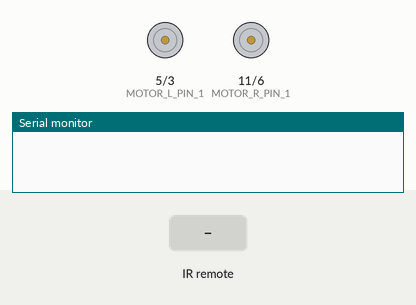
Recording of a sketch running on a simulated Arduino Nano, built with avr-gcc and run on an emulated ATmega328P. Shown: motor-driver pin pairs drawn as motors (green arrow = first pin HIGH = forward, orange = second pin HIGH = backward, longer = more drive), the last lines printed to the serial monitor. The test bench sets the inputs (shaded band).

Above: at 1.2 s.
1.3 s: infrared code 0x46 received
At 2.4 s:
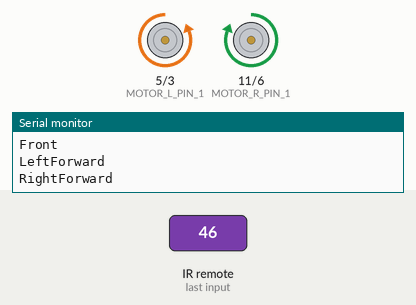
2.8 s: infrared code 0x15 received
At 3.6 s:
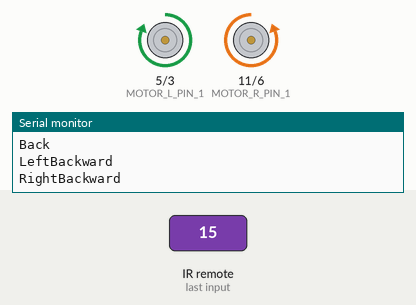
4.3 s: infrared code 0x44 received
At 4.7 s:
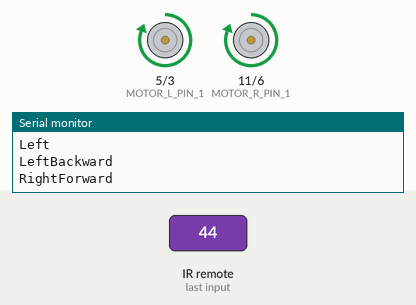
6.3 s: infrared code 0x43 received
At 6.7 s:
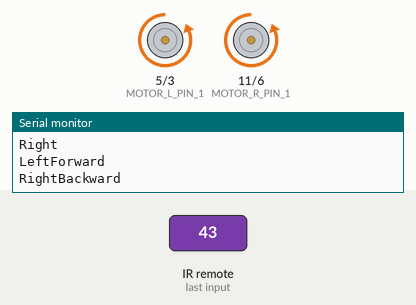
Timing chart, 0 to 9.3 s (numbered marks = the images above; inputs shaded):
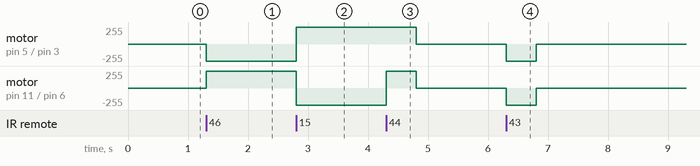

Measured:
- after the input at 1.3 s, motor on pin 5 (MOTOR_L_PIN_1) / pin 3 (MOTOR_L_PIN_2): stopped → backward 255/255 at once; motor on pin 11 (MOTOR_R_PIN_1) / pin 6 (MOTOR_R_PIN_2): stopped → forward 255/255 at once
- after the input at 2.8 s, motor on pin 5 (MOTOR_L_PIN_1) / pin 3 (MOTOR_L_PIN_2): backward 255/255 → forward 255/255 at once; motor on pin 11 (MOTOR_R_PIN_1) / pin 6 (MOTOR_R_PIN_2): forward 255/255 → backward 255/255 at once
- after the input at 4.3 s, motor on pin 5 (MOTOR_L_PIN_1) / pin 3 (MOTOR_L_PIN_2): forward 255/255 → stopped after 0.50 s; motor on pin 11 (MOTOR_R_PIN_1) / pin 6 (MOTOR_R_PIN_2): backward 255/255 → forward 255/255 at once, → stopped 0.50 s later
- after the input at 6.3 s, motor on pin 5 (MOTOR_L_PIN_1) / pin 3 (MOTOR_L_PIN_2), motor on pin 11 (MOTOR_R_PIN_1) / pin 6 (MOTOR_R_PIN_2): stopped → backward 255/255 at once, → stopped 0.50 s later

The sketch:

gcar_Remote.ino
```cpp
//Botdulars-V3 G2R-NANO-BOT Kit//
//G2R NANO BOT - Remote Car Program //

#include <IRremote.h>

const int MOTOR_R_PIN_1 = 11;     // the number of the pushbutton pin
const int MOTOR_R_PIN_2 = 6;     // the number of the pushbutton pin

const int MOTOR_L_PIN_1 = 5;     // the number of the pushbutton pin
const int MOTOR_L_PIN_2 = 3;     // the number of the pushbutton pin

#define IR_RECEIVE_PIN  2

void AllSet(int level)
{
	digitalWrite(MOTOR_R_PIN_1,level);
	digitalWrite(MOTOR_R_PIN_2,level);
	digitalWrite(MOTOR_L_PIN_1,level);
	digitalWrite(MOTOR_L_PIN_2,level);
}


void setup() {
	Serial.begin(115200);
	Serial.println();

	pinMode(MOTOR_R_PIN_1, OUTPUT);
	pinMode(MOTOR_R_PIN_2, OUTPUT);
	pinMode(MOTOR_L_PIN_1, OUTPUT);
	pinMode(MOTOR_L_PIN_2, OUTPUT);
	AllSet(LOW);

  IrReceiver.begin(IR_RECEIVE_PIN, ENABLE_LED_FEEDBACK);
}

void LeftForward()
{
	Serial.println("LeftForward");
	digitalWrite(MOTOR_L_PIN_1,LOW);digitalWrite(MOTOR_L_PIN_2,HIGH);
}

void LeftBackward()
{
	Serial.println("LeftBackward");
	digitalWrite(MOTOR_L_PIN_1,HIGH);digitalWrite(MOTOR_L_PIN_2,LOW);
}


void RightForward()
{
	Serial.println("RightForward");
	digitalWrite(MOTOR_R_PIN_1,HIGH);digitalWrite(MOTOR_R_PIN_2,LOW);
}

void RightBackward()
{
	Serial.println("RightBackward");
	digitalWrite(MOTOR_R_PIN_1,LOW);digitalWrite(MOTOR_R_PIN_2,HIGH);
}


int runcount=0;
void RunMotors(char *dir)
{
	Serial.println(dir);
	if (strcmp(dir,"Front")==0)
	{
		LeftForward();
		RightForward();
	}
	if (strcmp(dir,"Back")==0)
	{
		LeftBackward();
		RightBackward();
	}
	if (strcmp(dir,"Left")==0)
	{
		LeftBackward();
		RightForward();
	}
	if (strcmp(dir,"Right")==0)
	{
		LeftForward();
		RightBackward();
	}

	runcount=1;

	if (strcmp(dir,"Stop")==0)
	{
		digitalWrite(MOTOR_R_PIN_1,LOW);digitalWrite(MOTOR_R_PIN_2,LOW);
		digitalWrite(MOTOR_L_PIN_1,LOW);digitalWrite(MOTOR_L_PIN_2,LOW);

		runcount=0;
	}

}

void loop()

{
   char ch;
   while (IrReceiver.decode())
   {  // Grab an IR code
        // At 115200 baud, printing takes 200 ms for NEC protocol and 70 ms for NEC repeat
        Serial.println(); // blank line between entries
        Serial.println(); // 2 blank lines between entries
        IrReceiver.printIRResultShort(&Serial);
        ch=IrReceiver.decodedIRData.command;

    {
    if (IrReceiver.decodedIRData.protocol == NEC)
    {
      if (IrReceiver.decodedIRData.address == 0x0)
      {
       if    (ch==0x46) { RunMotors("Front"); }
       else if (ch==0x15) { RunMotors("Back"); }
       else if (ch==0x44)
      {
        RunMotors("Left");
        delay(500);
        RunMotors("Stop");
      }
      else if (ch==0x43)
      {
        RunMotors("Right");
        delay(500);
        RunMotors("Stop");
      }
      else if (ch==0x40)
      {
        RunMotors("Stop");
      }
        }

     delay(100);
    }
      }

        IrReceiver.resume();                            // Prepare for the next value
    }
}
```
